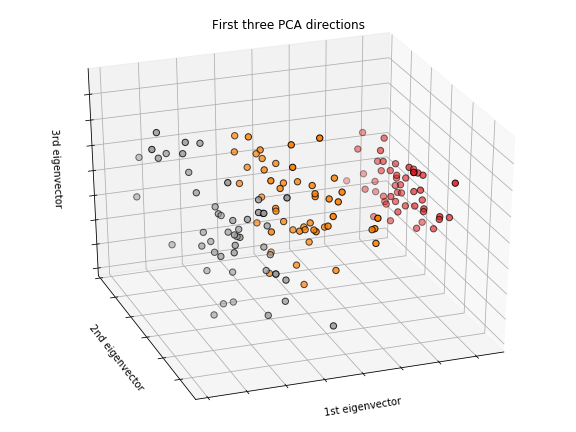

The script that saved this image:
#!/usr/bin/python
# -*- coding: utf-8 -*-

"""
=========================================================
The Iris Dataset
=========================================================
This data sets consists of 3 different types of irises'
(Setosa, Versicolour, and Virginica) petal and sepal
length, stored in a 150x4 numpy.ndarray

The rows being the samples and the columns being:
Sepal Length, Sepal Width, Petal Length	and Petal Width.

The below plot uses the first two features.
See `here <https://en.wikipedia.org/wiki/Iris_flower_data_set>`_ for more
information on this dataset.
"""
print(__doc__)

# Code source: Gaël Varoquaux
# Modified for documentation by Jaques Grobler
# License: BSD 3 clause

import matplotlib.pyplot as plt
from mpl_toolkits.mplot3d import Axes3D
from sklearn import datasets
from sklearn.decomposition import PCA

# import some data to play with
iris = datasets.load_iris()
X = iris.data[:, :2]  # we only take the first two features.
y = iris.target

x_min, x_max = X[:, 0].min() - .5, X[:, 0].max() + .5
y_min, y_max = X[:, 1].min() - .5, X[:, 1].max() + .5

plt.figure(2, figsize=(8, 6))
plt.clf()

# Plot the training points
plt.scatter(X[:, 0], X[:, 1], c=y, cmap=plt.cm.Set1,
            edgecolor='k')
plt.xlabel('Sepal length')
plt.ylabel('Sepal width')

plt.xlim(x_min, x_max)
plt.ylim(y_min, y_max)
plt.xticks(())
plt.yticks(())

# To getter a better understanding of interaction of the dimensions
# plot the first three PCA dimensions
fig = plt.figure(1, figsize=(8, 6))
ax = Axes3D(fig, elev=-150, azim=110)
X_reduced = PCA(n_components=3).fit_transform(iris.data)
ax.scatter(X_reduced[:, 0], X_reduced[:, 1], X_reduced[:, 2], c=y,
           cmap=plt.cm.Set1, edgecolor='k', s=40)
ax.set_title("First three PCA directions")
ax.set_xlabel("1st eigenvector")
ax.w_xaxis.set_ticklabels([])
ax.set_ylabel("2nd eigenvector")
ax.w_yaxis.set_ticklabels([])
ax.set_zlabel("3rd eigenvector")
ax.w_zaxis.set_ticklabels([])

plt.savefig("plot_iris_dataset")
plt.show()